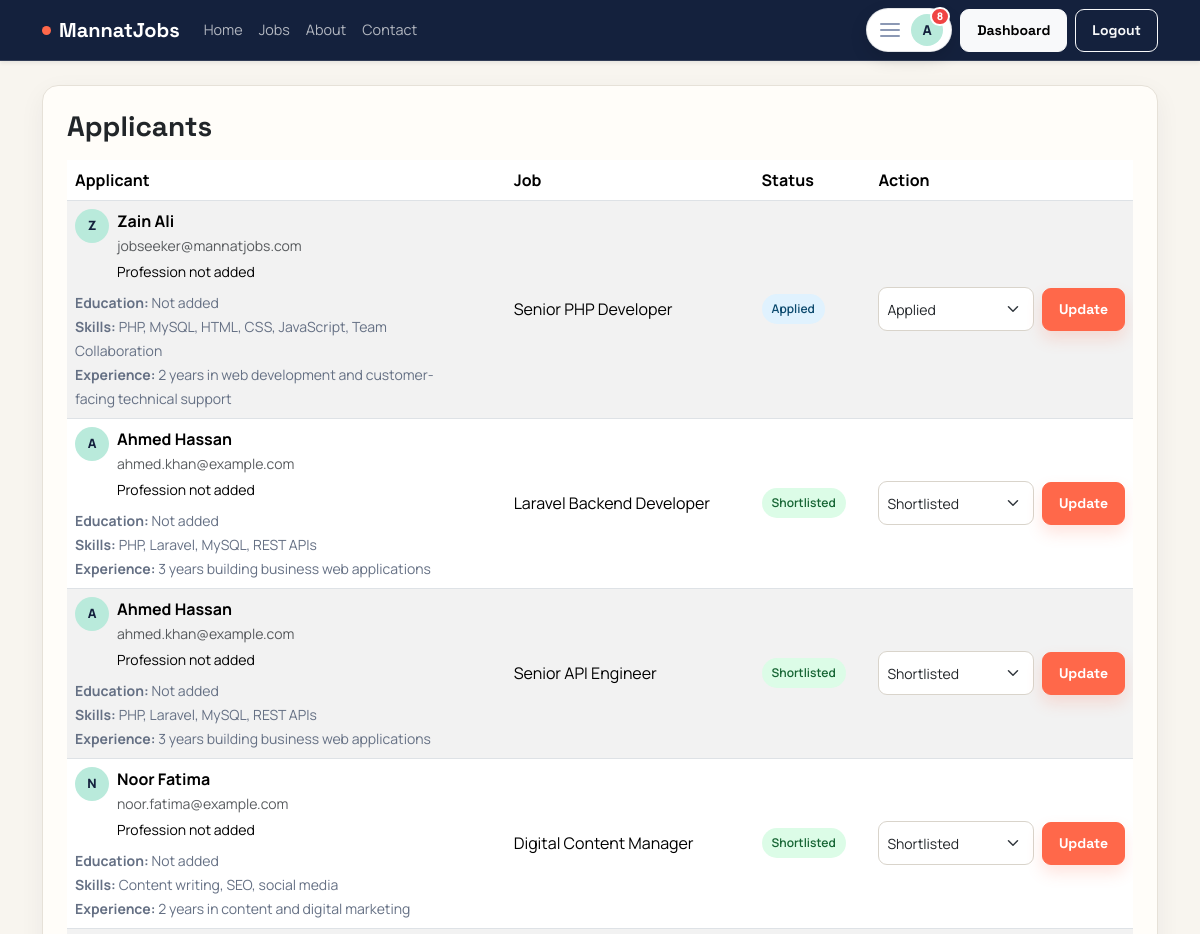
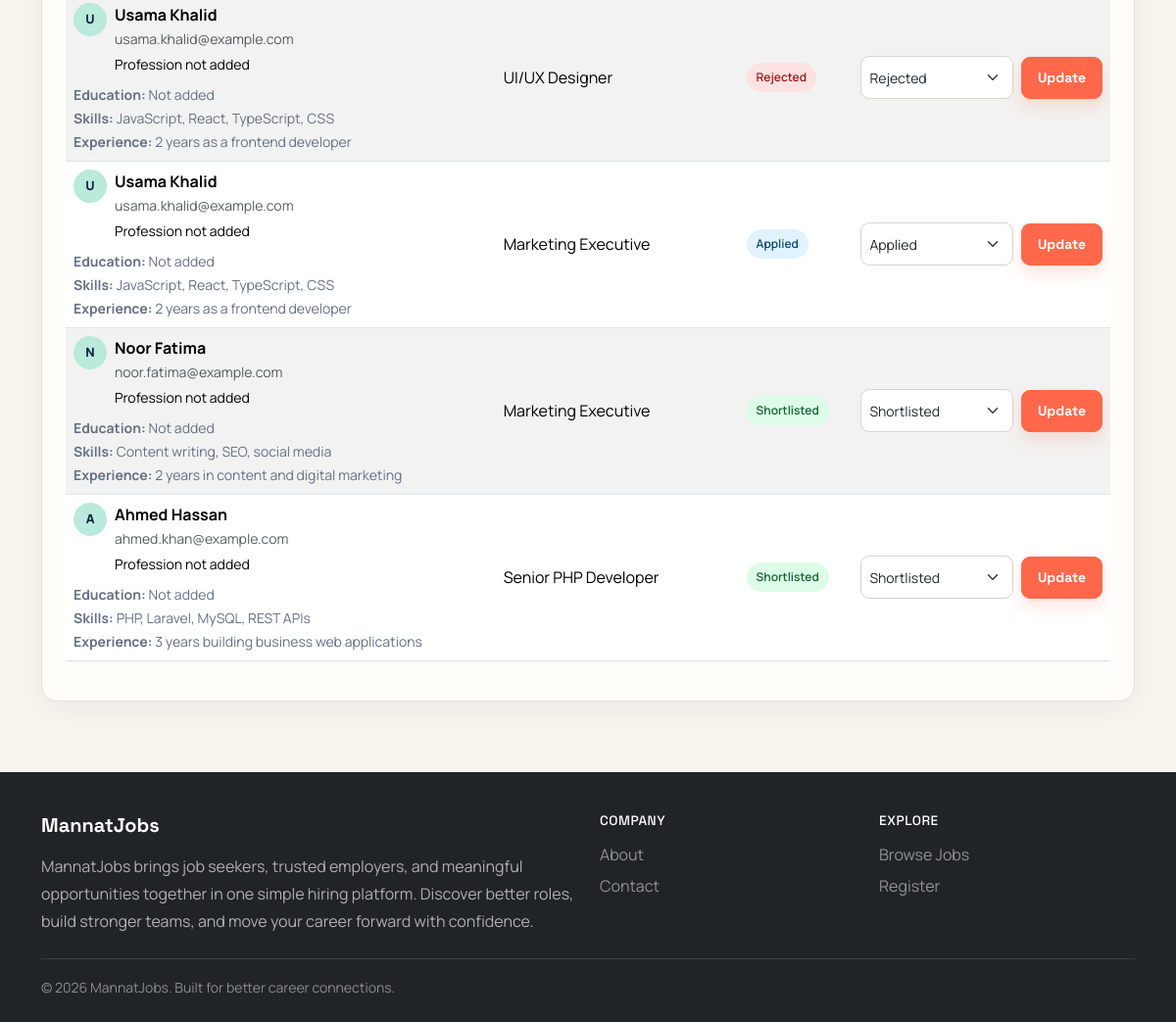
Page /employer/applicants.php (signed in) on the committed database (2 pictures, top to bottom).
### tables this page shows
CREATE TABLE applications (
    id INT UNSIGNED AUTO_INCREMENT PRIMARY KEY,
    job_id INT UNSIGNED NOT NULL,
    jobseeker_id INT UNSIGNED NOT NULL,
    resume_path VARCHAR(255) DEFAULT NULL,
    resume_data MEDIUMBLOB DEFAULT NULL,
    resume_mime VARCHAR(100) DEFAULT NULL,
    cover_letter TEXT DEFAULT NULL,
    status ENUM('applied', 'shortlisted', 'rejected', 'hired') NOT NULL DEFAULT 'applied',
    applied_at TIMESTAMP NOT NULL DEFAULT CURRENT_TIMESTAMP,
    CONSTRAINT fk_applications_job FOREIGN KEY (job_id) REFERENCES jobs(id) ON DELETE CASCADE,
    CONSTRAINT fk_applications_jobseeker FOREIGN KEY (jobseeker_id) REFERENCES users(id) ON DELETE CASCADE,
    UNIQUE KEY uq_application_once (job_id, jobseeker_id),
    INDEX idx_applications_job (job_id),
    INDEX idx_applications_jobseeker (jobseeker_id),
    INDEX idx_applications_status (status)
);

CREATE TABLE users (
    id INT UNSIGNED AUTO_INCREMENT PRIMARY KEY,
    name VARCHAR(150) NOT NULL,
    email VARCHAR(180) NOT NULL UNIQUE,
    password VARCHAR(255) NOT NULL,
    role ENUM('jobseeker', 'employer', 'admin') NOT NULL,
    phone VARCHAR(30) DEFAULT NULL,
    status ENUM('active', 'blocked', 'pending') NOT NULL DEFAULT 'active',
    created_at TIMESTAMP NOT NULL DEFAULT CURRENT_TIMESTAMP,
    INDEX idx_users_role (role),
    INDEX idx_users_status (status)
);

CREATE TABLE jobseeker_profiles (
    user_id INT UNSIGNED NOT NULL PRIMARY KEY,
    resume_path VARCHAR(255) DEFAULT NULL,
    resume_data MEDIUMBLOB DEFAULT NULL,
    resume_mime VARCHAR(100) DEFAULT NULL,
    skills TEXT DEFAULT NULL,
    experience TEXT DEFAULT NULL,
    education TEXT DEFAULT NULL,
    degree VARCHAR(150) DEFAULT NULL,
    university VARCHAR(180) DEFAULT NULL,
    stream VARCHAR(150) DEFAULT NULL,
    profession VARCHAR(150) DEFAULT NULL,
    projects TEXT DEFAULT NULL,
    company VARCHAR(180) DEFAULT NULL,
    address VARCHAR(255) DEFAULT NULL,
    state VARCHAR(120) DEFAULT NULL,
    city VARCHAR(120) DEFAULT NULL,
    profile_photo VARCHAR(255) DEFAULT NULL,
    profile_photo_data MEDIUMBLOB DEFAULT NULL,
    profile_photo_mime VARCHAR(100) DEFAULT NULL,
    updated_at TIMESTAMP NOT NULL DEFAULT CURRENT_TIMESTAMP ON UPDATE CURRENT_TIMESTAMP,
    CONSTRAINT fk_jobseeker_user FOREIGN KEY (user_id) REFERENCES users(id) ON DELETE CASCADE
);

CREATE TABLE jobs (
    id INT UNSIGNED AUTO_INCREMENT PRIMARY KEY,
    employer_id INT UNSIGNED NOT NULL,
    category_id INT UNSIGNED NOT NULL,
    title VARCHAR(180) NOT NULL,
    description TEXT NOT NULL,
    requirements TEXT NOT NULL,
    location VARCHAR(120) NOT NULL,
    job_type ENUM('Full-time', 'Part-time', 'Remote', 'Internship') NOT NULL,
    salary_min DECIMAL(12,2) DEFAULT NULL,
    salary_max DECIMAL(12,2) DEFAULT NULL,
    experience_level VARCHAR(80) DEFAULT NULL,
    deadline DATE DEFAULT NULL,
    status ENUM('pending', 'approved', 'rejected', 'closed') NOT NULL DEFAULT 'pending',
    created_at TIMESTAMP NOT NULL DEFAULT CURRENT_TIMESTAMP,
    updated_at TIMESTAMP NOT NULL DEFAULT CURRENT_TIMESTAMP ON UPDATE CURRENT_TIMESTAMP,
    CONSTRAINT fk_jobs_employer FOREIGN KEY (employer_id) REFERENCES users(id) ON DELETE CASCADE,
    CONSTRAINT fk_jobs_category FOREIGN KEY (category_id) REFERENCES job_categories(id) ON DELETE RESTRICT,
    INDEX idx_jobs_employer (employer_id),
    INDEX idx_jobs_status (status),
    INDEX idx_jobs_location (location),
    INDEX idx_jobs_category (category_id)
);

### includes/functions.php (called while the page is built, shortened)
<?php
function e($value)
{
    return htmlspecialchars((string)$value, ENT_QUOTES, 'UTF-8');
}
function appBasePath()
{
    static $basePath;
    if ($basePath !== null) {
        return $basePath;
    }
    $documentRoot = realpath($_SERVER['DOCUMENT_ROOT'] ?? '');
    $appRoot = realpath(__DIR__ . '/..');
    $basePath = '';
    if ($documentRoot && $appRoot) {
        $documentRoot = str_replace('\\', '/', rtrim($documentRoot, '\\/'));
        $appRoot = str_replace('\\', '/', $appRoot);
        if (str_starts_with(strtolower($appRoot), strtolower($documentRoot))) {
            $basePath = substr($appRoot, strlen($documentRoot));
        }
    }
    return rtrim($basePath, '/');
}
function url($path = '')
{
    $path = ltrim($path, '/');
    return appBasePath() . ($path === '' ? '/' : '/' . $path);
}
function userInitial($name)
{
    $name = trim((string)$name);
    return $name !== '' ? strtoupper(substr($name, 0, 1)) : '?';
}
function profileImageUrl($userId, $imageData = null, $legacyPath = null)
{
    return null;
}
function getApplicationStatusLabel($status)
{
    $labels = [
        'applied' => 'Applied',
        'shortlisted' => 'Shortlisted',
        'rejected' => 'Rejected',
        'hired' => 'Hired',
    ];
    return $labels[$status] ?? ucfirst($status);
}

### employer/applicants.php (the view, shortened to what this page needs)
<?php
require_once __DIR__ . '/../includes/db.php';
require_once __DIR__ . '/../includes/functions.php';
$applications = $conn->query('SELECT a.*, j.title AS job_title, u.name AS candidate_name, u.email AS candidate_email, p.skills, p.experience, p.degree, p.university, p.profession, p.profile_photo, p.profile_photo_data FROM applications a INNER JOIN jobs j ON j.id = a.job_id INNER JOIN users u ON u.id = a.jobseeker_id LEFT JOIN jobseeker_profiles p ON p.user_id = a.jobseeker_id WHERE j.employer_id = ' . (int)$_SESSION['user_id'] . ' ORDER BY a.applied_at DESC');
include __DIR__ . '/../includes/header.php';
?>
<div class="card p-4">
    <h3 class="fw-bold mb-3">Applicants</h3>
    <?php if ($applications->num_rows > 0): ?>
        <div class="table-responsive">
            <table class="table table-striped align-middle">
                <thead>
                    <tr>
                        <th>Applicant</th>
                        <th>Job</th>
                        <th>Status</th>
                        <th>Action</th>
                    </tr>
                </thead>
                <tbody>
                    <?php while ($app = $applications->fetch_assoc()): ?>
                        <tr>
                            <td>
                                <div class="d-flex align-items-start gap-2">
                                    <?php $applicantPhoto = profileImageUrl($app['jobseeker_id'], $app['profile_photo_data'] ?? null, $app['profile_photo'] ?? null); ?>
                                    <?php if ($applicantPhoto): ?><img src="<?php echo e($applicantPhoto); ?>" class="profile-avatar-tiny" alt="<?php echo e($app['candidate_name']); ?>">
                                    <?php else: ?><span class="profile-avatar-tiny account-initial" aria-hidden="true"><?php echo e(userInitial($app['candidate_name'])); ?></span><?php endif; ?>
                                    <div><strong><?php echo e($app['candidate_name']); ?></strong><br><small class="text-muted"><?php echo e($app['candidate_email']); ?></small>
                                    <small class="d-block mt-1"><?php echo e($app['profession'] ?: 'Profession not added'); ?></small></div>
                                </div>
                                <div class="applicant-details mt-2"><small><strong>Education:</strong> <?php echo e(trim(($app['degree'] ?? '') . ' - ' . ($app['university'] ?? ''), ' -') ?: 'Not added'); ?></small><br><small><strong>Skills:</strong> <?php echo e($app['skills'] ?: 'Not added'); ?></small><br><small><strong>Experience:</strong> <?php echo e($app['experience'] ?: 'Not added'); ?></small></div>
                            </td>
                            <td><?php echo e($app['job_title']); ?></td>
                            <td><span class="status-pill status-<?php echo e($app['status']); ?>"><?php echo e(getApplicationStatusLabel($app['status'])); ?></span></td>
                            <td>
                                <form method="POST" action="<?php echo e(url('employer/applicants.php')); ?>" class="d-flex gap-2 align-items-center">
                                    <select class="form-select form-select-sm" name="status">
                                        <option value="applied" <?php echo $app['status'] === 'applied' ? 'selected' : ''; ?>>Applied</option>
                                        <option value="shortlisted" <?php echo $app['status'] === 'shortlisted' ? 'selected' : ''; ?>>Shortlisted</option>
                                        <option value="rejected" <?php echo $app['status'] === 'rejected' ? 'selected' : ''; ?>>Rejected</option>
                                    </select>
                                    <button type="submit" class="btn btn-sm btn-primary">Update</button>
                                </form>
                            </td>
                        </tr>
                    <?php endwhile; ?>
                </tbody>
            </table>
        </div>
    <?php else: ?>
        <div class="empty-state">
            <p class="mb-0 text-muted">No applications received yet.</p>
        </div>
    <?php endif; ?>
</div>
<?php include __DIR__ . '/../includes/footer.php'; ?>

### assets/css/style.css (style rules this page uses)
:root { --primary: #ff684a; --primary-dark: #d94a31; --secondary: #14213d; --ink: #172033; --paper: #f8f5ef; --mint: #b9eadb; --muted: #657084; --success: #20866b; --danger: #c94848; --warning: #d28a22; --border: #e6e1d8; --shadow: 0 18px 50px rgba(20, 33, 61, 0.09); }
* { scrollbar-color: #b9b1a5 var(--paper); }
body { font-family: 'Manrope', sans-serif; background: var(--paper); color: var(--ink); min-width: 320px; min-height: 100vh; display: flex; flex-direction: column; }
h1, h2, h3, h4, h5, h6, .navbar-brand, .btn { font-family: 'Space Grotesk', sans-serif; }
h1, h2, h3, h4, h5, h6 { letter-spacing: 0; }
.account-avatar, .profile-avatar-small, .profile-avatar-tiny, .profile-avatar-large { display: inline-flex; align-items: center; justify-content: center; flex: 0 0 auto; overflow: hidden; object-fit: cover; background: var(--mint); color: var(--secondary); font-weight: 800; }
.profile-avatar-tiny { width: 34px; height: 34px; border-radius: 50%; font-size: 0.8rem; }
.applicant-details { max-width: 360px; color: var(--muted); }
.card, .stat-box, .dashboard-sidebar { border: 1px solid var(--border); border-radius: 16px; box-shadow: 0 8px 26px rgba(20, 33, 61, 0.055); background: #fffdf9; }
.card { transition: box-shadow 180ms ease, transform 180ms ease; }
.status-pill { display: inline-block; padding: 6px 10px; border-radius: 999px; font-size: 0.75rem; font-weight: 600; }
.status-applied { background: #e0f2fe; color: #0c4a6e; }
.status-shortlisted { background: #dcfce7; color: #166534; }
.status-rejected { background: #fee2e2; color: #991b1b; }
.form-control, .form-select, .form-check-input { border-radius: 9px; border-color: #d9d4cb; min-height: 44px; }
.btn { border-radius: 9px; font-weight: 700; padding: 10px 16px; transition: transform 160ms ease, box-shadow 160ms ease, background 160ms ease; }
.btn-primary { --bs-btn-bg: var(--primary); --bs-btn-border-color: var(--primary); --bs-btn-hover-bg: var(--primary-dark); --bs-btn-hover-border-color: var(--primary-dark); box-shadow: 0 8px 16px rgba(255, 104, 74, 0.18); }

### rows in the picture
applications: jobseeker.name "Z", jobseeker.name "Zain Ali", jobseeker.email "jobseeker@mannatjobs.com", jobseeker_profiles.profession "Profession not added", jobseeker_profiles.degree+university "Not added", jobseeker_profiles.skills "PHP, MySQL, HTML, CSS, JavaScript, Team Collaboration", jobseeker_profiles.experience "2 years in web development and customer-facing technical support", job.title "Senior PHP Developer", status "Applied"
applications: jobseeker.name "A", jobseeker.name "Ahmed Hassan", jobseeker.email "ahmed.khan@example.com", jobseeker_profiles.profession "Profession not added", jobseeker_profiles.degree+university "Not added", jobseeker_profiles.skills "PHP, Laravel, MySQL, REST APIs", jobseeker_profiles.experience "3 years building business web applications", job.title "Laravel Backend Developer", status "Shortlisted"
applications: jobseeker.name "A", jobseeker.name "Ahmed Hassan", jobseeker.email "ahmed.khan@example.com", jobseeker_profiles.profession "Profession not added", jobseeker_profiles.degree+university "Not added", jobseeker_profiles.skills "PHP, Laravel, MySQL, REST APIs", jobseeker_profiles.experience "3 years building business web applications", job.title "Senior API Engineer", status "Shortlisted"
applications: jobseeker.name "N", jobseeker.name "Noor Fatima", jobseeker.email "noor.fatima@example.com", jobseeker_profiles.profession "Profession not added", jobseeker_profiles.degree+university "Not added", jobseeker_profiles.skills "Content writing, SEO, social media", jobseeker_profiles.experience "2 years in content and digital marketing", job.title "Digital Content Manager", status "Shortlisted"
applications: jobseeker.name "U", jobseeker.name "Usama Khalid", jobseeker.email "usama.khalid@example.com", jobseeker_profiles.profession "Profession not added", jobseeker_profiles.degree+university "Not added", jobseeker_profiles.skills "JavaScript, React, TypeScript, CSS", jobseeker_profiles.experience "2 years as a frontend developer", job.title "UI/UX Designer", status "Rejected"
applications: jobseeker.name "U", jobseeker.name "Usama Khalid", jobseeker.email "usama.khalid@example.com", jobseeker_profiles.profession "Profession not added", jobseeker_profiles.degree+university "Not added", jobseeker_profiles.skills "JavaScript, React, TypeScript, CSS", jobseeker_profiles.experience "2 years as a frontend developer", job.title "Marketing Executive", status "Applied"
applications: jobseeker.name "N", jobseeker.name "Noor Fatima", jobseeker.email "noor.fatima@example.com", jobseeker_profiles.profession "Profession not added", jobseeker_profiles.degree+university "Not added", jobseeker_profiles.skills "Content writing, SEO, social media", jobseeker_profiles.experience "2 years in content and digital marketing", job.title "Marketing Executive", status "Shortlisted"
applications: jobseeker.name "A", jobseeker.name "Ahmed Hassan", jobseeker.email "ahmed.khan@example.com", jobseeker_profiles.profession "Profession not added", jobseeker_profiles.degree+university "Not added", jobseeker_profiles.skills "PHP, Laravel, MySQL, REST APIs", jobseeker_profiles.experience "3 years building business web applications", job.title "Senior PHP Developer", status "Shortlisted"

### other values in the picture
userInitial($user) "A"
$accountCount "8"
